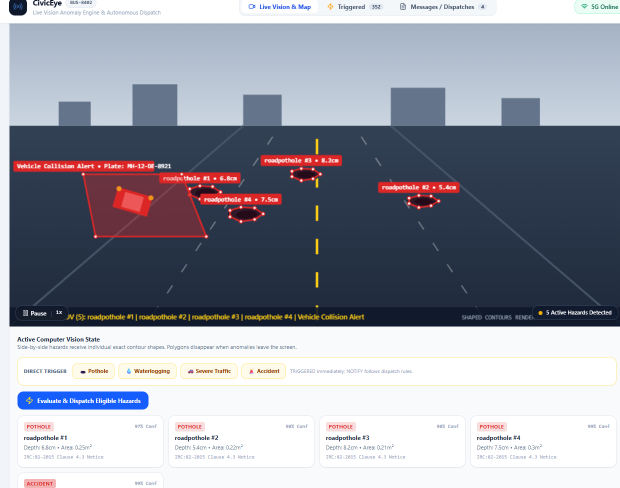
#> input picture dashboard.png, 1239 x 976 px, given in place of the camera (shown at 1/2 size)
$ python bus_edge_camera_sample.py
#> lines starting #> are read from the running program, lines starting #| are printed output that depends on the picture; after the words box and inside, x2 and y2 are one past the last pixel; in counts of white or black regions, pixels touching at a corner belong together
"""
Autonomous On-Bus Edge-AI Urban Intelligence & Municipal Compliance Platform
Sample Python Script for Bus Hardware (NVIDIA Jetson Orin / Raspberry Pi 4 / x86 Edge Unit)
Smart India Hackathon (Problem ID: 26124)

This script:
1. Connects to the bus-mounted physical camera (USB /dev/video0 or CSI GStreamer)
2. Runs real-time YOLOv8-Seg instance segmentation for potholes, water-logging, accidents, and traffic
3. Automatically posts detections to the MuniEdge AI backend endpoint (/api/dispatches/trigger)
"""

import cv2
import json
import time
import requests
import numpy as np

# MuniEdge AI Server Endpoint
BACKEND_API_URL = "http://localhost:3000/api/dispatches/trigger"
BUS_ID = "EDGE-BUS-MH12-8402"

def initialize_camera(camera_index=0):
    """Initializes OpenCV video capture from the hardware bus camera."""
#> in main, frame is the input picture: shape (976, 1239, 3); mean B, G, R 166.1, 154.9, 152
    print(f"[EDGE-CAM] Initializing camera device: /dev/video{camera_index}...")
    cap = cv2.VideoCapture(camera_index)
    cap.set(cv2.CAP_PROP_FRAME_WIDTH, 1280)
    cap.set(cv2.CAP_PROP_FRAME_HEIGHT, 720)
    cap.set(cv2.CAP_PROP_FPS, 30)

    if not cap.isOpened():
        print(f"[ERROR] Could not open camera on /dev/video{camera_index}. Check connections.")
        return None
    print("[EDGE-CAM] Camera successfully locked at 1280x720 @ 30 FPS")
    return cap

def extract_contour_segmentation(frame):
    """
    Simulates / runs contour segmentation on the camera frame.
    In production with ultralytics installed:
        results = model.predict(source=frame, conf=0.5)
        for r in results:
            masks = r.masks.xy  # polygon vertices
    """
    gray = cv2.cvtColor(frame, cv2.COLOR_BGR2GRAY)
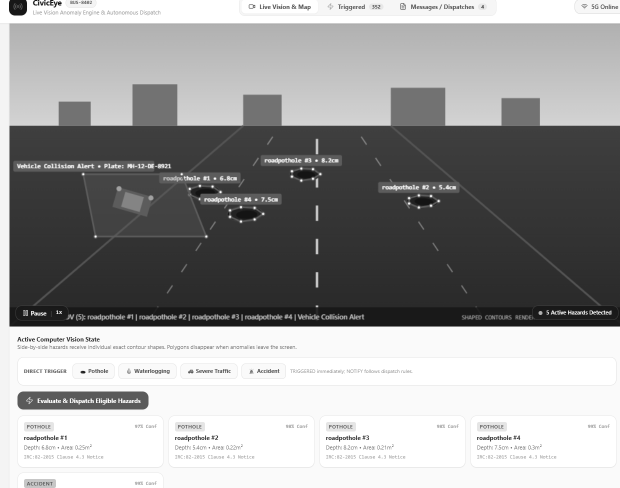
#> gray: shape (976, 1239) (shown at 1/2 size); min 14, max 255, mean 155.3
    blurred = cv2.GaussianBlur(gray, (7, 7), 0)

    # Adaptive threshold to segment dark road depressions / anomalies
    thresh = cv2.adaptiveThreshold(
        blurred, 255, cv2.ADAPTIVE_THRESH_GAUSSIAN_C, cv2.THRESH_BINARY_INV, 21, 5
    )
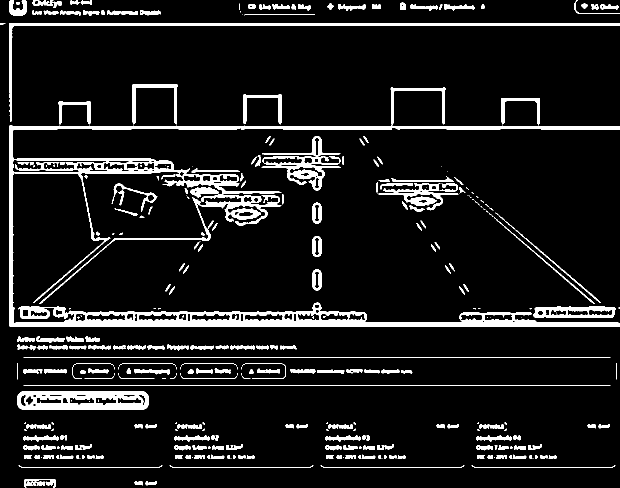
#> thresh: shape (976, 1239) (shown at 1/2 size); 9.3% white; 343 white regions (101 under 20 px)

    contours, _ = cv2.findContours(thresh, cv2.RETR_EXTERNAL, cv2.CHAIN_APPROX_SIMPLE)
#> contours = 322 contours, 103 with area under 20; largest, box (x1, y1, x2, y2) and area: (18, 251, 1239, 654) 50684, (35, 783, 297, 819) 9035, (18, 47, 1239, 244) 5571, (523, 272, 682, 381) 5418, (1066, 613, 1232, 636) 3362

    detected_anomalies = []
    h, w = frame.shape[:2]
#> h = 976; w = 1239

    for cnt in contours:
        area = cv2.contourArea(cnt)
        if area > 1200:  # filter noise
            # Normalize vertices between 0.0 and 1.0
            polygon = [{"x": float(pt[0][0]) / w, "y": float(pt[0][1]) / h} for pt in cnt[::max(1, len(cnt)//12)]]
            x, y, bw, bh = cv2.boundingRect(cnt)

            detected_anomalies.append({
                "type": "WATER_LOGGED_HAZARD" if area > 5000 else "POTHOLE",
                "areaSqM": round(float(area) / 25000.0, 2),
                "depthCm": round(float(area) / 1200.0 + 3.5, 1),
                "contour": polygon,
                "bbox": {"x": float(x)/w, "y": float(y)/h, "width": float(bw)/w, "height": float(bh)/h}
            })
#> this loop made 322 passes
#> (area, x, y, bw, bh) on passes 116, 188, 254, 278, 280, 284, 286: (9035, 35, 783, 262, 36), (3362.5, 1066, 613, 166, 23), (2378.5, 757, 366, 160, 55), (5417.5, 523, 272, 159, 109), (50684, 18, 251, 1221, 403), (1207, 781, 175, 110, 75), (5571, 18, 47, 1221, 197)
#> area on passes 1 to 6: 87.5, 94, 409.5, 279, 279, 279
#> after the loop, detected_anomalies = 7 items

    return detected_anomalies

def main():
    cap = initialize_camera(0)
    if cap is None:
        return

    print("[EDGE-AI] Commencing autonomous vision loop on bus...")
    last_dispatch_time = 0
    cooldown_seconds = 5  # Prevent duplicate rapid dispatches for same anomaly

    try:
        while True:
            ret, frame = cap.read()
            if not ret:
                print("[WARN] Dropped frame from camera. Reconnecting...")
                time.sleep(0.5)
                continue

            current_time = time.time()
            anomalies = extract_contour_segmentation(frame)
#> anomalies = 7 items

            # Draw HUD on edge monitor
            cv2.putText(frame, "MuniEdge AI [JETSON-ORIN] 30 FPS", (20, 35),
                        cv2.FONT_HERSHEY_SIMPLEX, 0.7, (0, 255, 0), 2)
            cv2.putText(frame, f"Anomalies in Frame: {len(anomalies)}", (20, 70),
                        cv2.FONT_HERSHEY_SIMPLEX, 0.6, (255, 255, 0), 2)
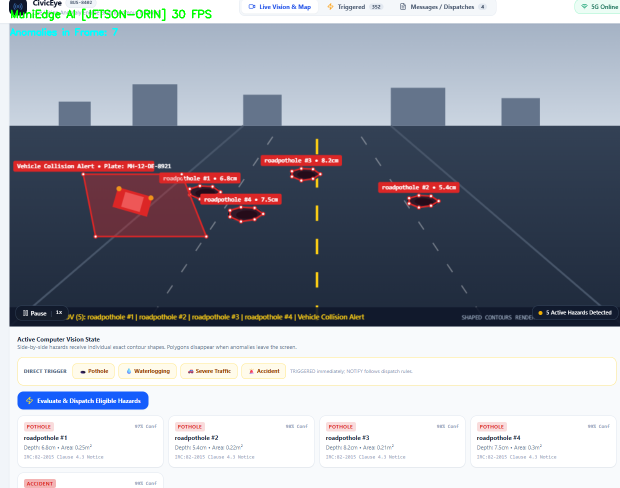
#> frame: shape (976, 1239, 3) (shown at 1/2 size); mean B, G, R 165.6, 155, 151.3

            if anomalies and (current_time - last_dispatch_time > cooldown_seconds):
                anomaly = anomalies[0]
#> anomaly = 5 items
                print(f"[DISPATCH] Detected {anomaly['type']} (Area: {anomaly['areaSqM']}m²). Dispatching to Municipal API...")
#> (printed output is left out)

                payload = {
                    "detectionType": anomaly["type"],
                    "customValues": {
                        "depthCm": anomaly["depthCm"],
                        "areaSqM": anomaly["areaSqM"]
                    }
                }

                try:
                    res = requests.post(BACKEND_API_URL, json=payload, timeout=3.0)
                    if res.status_code == 200:
                        print(f"[SUCCESS] Routed automated complaint ticket: {res.json().get('record', {}).get('id')}")
                        last_dispatch_time = current_time
                except Exception as e:
                    print(f"[EDGE CACHE] Network unavailable ({e}). Backend will store in offline_cache.db.")

            # Optional display if connected to an edge monitor
            # cv2.imshow("MuniEdge Live Feed", frame)
            if cv2.waitKey(1) & 0xFF == ord('q'):
                break

    finally:
        cap.release()
        cv2.destroyAllWindows()
        print("[EDGE-CAM] Camera released.")

if __name__ == "__main__":
    main()
#> (the call stopped at in main, `res = requests.post(BACKEND_API_URL, json=payload, timeout=3.0)`: requests is not available in this run)

$ run again, on messages-passed.png
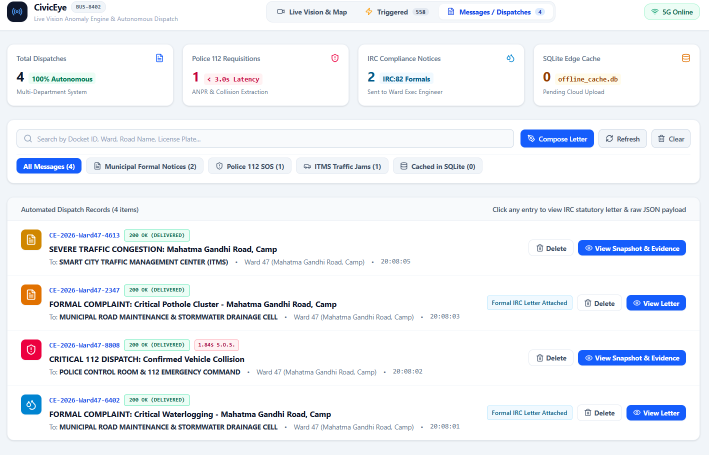
#> input picture messages-passed.png, 1417 x 910 px, given in place of the camera (shown at 1/2 size)
#> in main, frame is the input picture: shape (910, 1417, 3); mean B, G, R 246.7, 241.8, 238.8
#> in extract_contour_segmentation, `thresh = cv2.adaptiveThreshold( blurred, 255, cv2.ADAPTIVE_THRESH_GAUS..`:
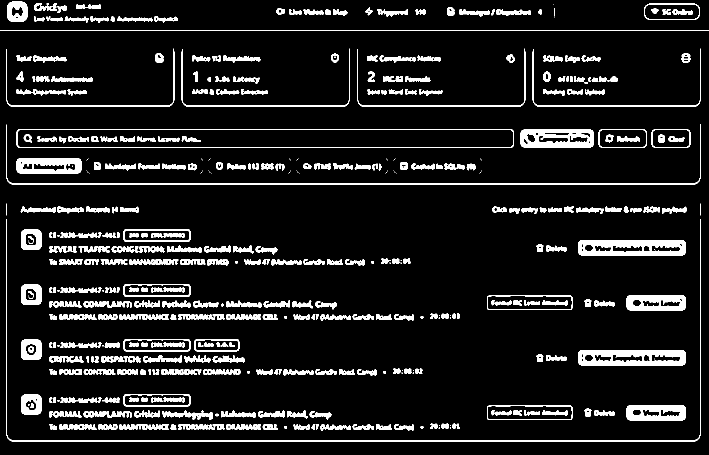
#> thresh: shape (910, 1417) (shown at 1/2 size); 10.3% white; 437 white regions (76 under 20 px)
#> contours = 374 contours, 81 with area under 20; largest, box (x1, y1, x2, y2) and area: (33, 258, 1028, 296) 36738, (1156, 700, 1372, 731) 6394, (1156, 480, 1372, 511) 6394, (1041, 259, 1188, 295) 5054, (974, 811, 1145, 840) 4744
#> the loop in extract_contour_segmentation, `for cnt in contours:` made 374 passes
#> (area, x, y, bw, bh) on passes 37, 38, 46, 47, 84, 93, 94, 95: (4744, 974, 811, 171, 29), (3484, 1253, 810, 119, 31), (1503, 42, 789, 41, 40), (3111, 247, 788, 134, 25), (6394, 1156, 700, 216, 31), (1544, 42, 679, 41, 41), (2112, 388, 678, 91, 25), (3111, 247, 678, 134, 25)
#> after the loop in extract_contour_segmentation, `for cnt in contours:`: detected_anomalies = 24 items
#> in main, `cv2.putText(frame, f"Anomalies in Frame: {len(anomalies)}", (20, 70), ..`:
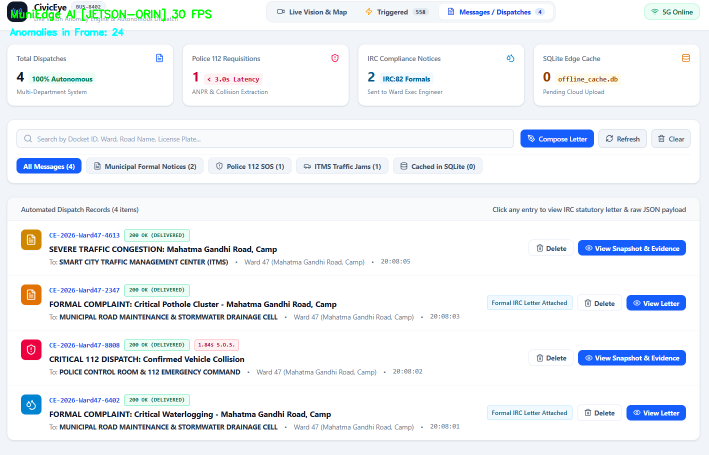
#> frame: shape (910, 1417, 3) (shown at 1/2 size); mean B, G, R 246.2, 241.9, 238
#> anomaly = 5 items
#> (printed output is left out)
